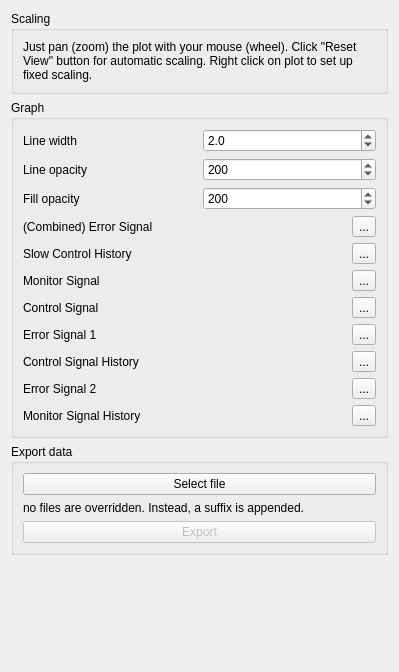
<?xml version="1.0" encoding="UTF-8"?>
<ui version="4.0">
 <class>Form</class>
 <widget class="QWidget" name="Form">
  <property name="geometry">
   <rect>
    <x>0</x>
    <y>0</y>
    <width>399</width>
    <height>672</height>
   </rect>
  </property>
  <property name="windowTitle">
   <string>Form</string>
  </property>
  <layout class="QVBoxLayout" name="verticalLayout">
   <item>
    <widget class="QGroupBox" name="scalingLayout">
     <property name="sizePolicy">
      <sizepolicy hsizetype="Preferred" vsizetype="Fixed">
       <horstretch>0</horstretch>
       <verstretch>0</verstretch>
      </sizepolicy>
     </property>
     <property name="title">
      <string>Scaling</string>
     </property>
     <layout class="QVBoxLayout" name="verticalLayout_14">
      <item>
       <widget class="QLabel" name="scalingLabel">
        <property name="text">
         <string>Just pan (zoom) the plot with your mouse (wheel). Click &quot;Reset View&quot; button for automatic scaling. Right click on plot to set up fixed scaling.</string>
        </property>
        <property name="wordWrap">
         <bool>true</bool>
        </property>
       </widget>
      </item>
     </layout>
    </widget>
   </item>
   <item>
    <widget class="QGroupBox" name="graphGroupBox">
     <property name="title">
      <string>Graph</string>
     </property>
     <layout class="QVBoxLayout" name="verticalLayout_2">
      <item>
       <layout class="QHBoxLayout" name="plotLineWidthLayout">
        <item>
         <widget class="QLabel" name="label">
          <property name="text">
           <string>Line width</string>
          </property>
         </widget>
        </item>
        <item>
         <widget class="CustomDoubleSpinBoxNoSign" name="plotLineWidthSpinBox">
          <property name="decimals">
           <number>1</number>
          </property>
          <property name="minimum">
           <double>0.100000000000000</double>
          </property>
          <property name="maximum">
           <double>10.000000000000000</double>
          </property>
          <property name="singleStep">
           <double>0.100000000000000</double>
          </property>
          <property name="value">
           <double>2.000000000000000</double>
          </property>
         </widget>
        </item>
       </layout>
      </item>
      <item>
       <layout class="QHBoxLayout" name="plotLineOpacityLayout">
        <item>
         <widget class="QLabel" name="label_2">
          <property name="text">
           <string>Line opacity</string>
          </property>
         </widget>
        </item>
        <item>
         <widget class="CustomSpinBox" name="plotLineOpacitySpinBox">
          <property name="maximum">
           <number>255</number>
          </property>
          <property name="value">
           <number>200</number>
          </property>
         </widget>
        </item>
       </layout>
      </item>
      <item>
       <layout class="QHBoxLayout" name="fillOpacityLayout">
        <item>
         <widget class="QLabel" name="label_5">
          <property name="text">
           <string>Fill opacity</string>
          </property>
         </widget>
        </item>
        <item>
         <widget class="CustomSpinBox" name="plotFillOpacitySpinBox">
          <property name="maximum">
           <number>255</number>
          </property>
          <property name="value">
           <number>200</number>
          </property>
         </widget>
        </item>
       </layout>
      </item>
      <item>
       <layout class="QHBoxLayout" name="displayColorLayout0">
        <item>
         <widget class="QLabel" name="colorLabel0">
          <property name="text">
           <string>(Combined) Error Signal</string>
          </property>
         </widget>
        </item>
        <item>
         <widget class="QLabel" name="displayColorLabel0">
          <property name="maximumSize">
           <size>
            <width>50</width>
            <height>16777215</height>
           </size>
          </property>
          <property name="text">
           <string/>
          </property>
         </widget>
        </item>
        <item>
         <widget class="QToolButton" name="editColorButton0">
          <property name="text">
           <string>...</string>
          </property>
          <property name="arrowType">
           <enum>Qt::NoArrow</enum>
          </property>
         </widget>
        </item>
       </layout>
      </item>
      <item>
       <layout class="QHBoxLayout" name="displayColorLayout1">
        <item>
         <widget class="QLabel" name="colorLabel1">
          <property name="text">
           <string>Slow Control History</string>
          </property>
         </widget>
        </item>
        <item>
         <widget class="QLabel" name="displayColorLabel1">
          <property name="maximumSize">
           <size>
            <width>50</width>
            <height>16777215</height>
           </size>
          </property>
          <property name="text">
           <string/>
          </property>
         </widget>
        </item>
        <item>
         <widget class="QToolButton" name="editColorButton1">
          <property name="text">
           <string>...</string>
          </property>
         </widget>
        </item>
       </layout>
      </item>
      <item>
       <layout class="QHBoxLayout" name="displayColorLayout2">
        <item>
         <widget class="QLabel" name="colorLabel2">
          <property name="text">
           <string>Monitor Signal</string>
          </property>
         </widget>
        </item>
        <item>
         <widget class="QLabel" name="displayColorLabel2">
          <property name="maximumSize">
           <size>
            <width>50</width>
            <height>16777215</height>
           </size>
          </property>
          <property name="text">
           <string/>
          </property>
         </widget>
        </item>
        <item>
         <widget class="QToolButton" name="editColorButton2">
          <property name="text">
           <string>...</string>
          </property>
         </widget>
        </item>
       </layout>
      </item>
      <item>
       <layout class="QHBoxLayout" name="displayColorLayout3">
        <item>
         <widget class="QLabel" name="colorLabel3">
          <property name="text">
           <string>Control Signal</string>
          </property>
         </widget>
        </item>
        <item>
         <widget class="QLabel" name="displayColorLabel3">
          <property name="maximumSize">
           <size>
            <width>50</width>
            <height>16777215</height>
           </size>
          </property>
          <property name="text">
           <string/>
          </property>
         </widget>
        </item>
        <item>
         <widget class="QToolButton" name="editColorButton3">
          <property name="text">
           <string>...</string>
          </property>
         </widget>
        </item>
       </layout>
      </item>
      <item>
       <layout class="QHBoxLayout" name="displayColorLayout7">
        <item>
         <widget class="QLabel" name="colorLabel7">
          <property name="text">
           <string>Error Signal 1</string>
          </property>
         </widget>
        </item>
        <item>
         <widget class="QLabel" name="displayColorLabel7">
          <property name="maximumSize">
           <size>
            <width>50</width>
            <height>16777215</height>
           </size>
          </property>
          <property name="text">
           <string/>
          </property>
         </widget>
        </item>
        <item>
         <widget class="QToolButton" name="editColorButton7">
          <property name="text">
           <string>...</string>
          </property>
         </widget>
        </item>
       </layout>
      </item>
      <item>
       <layout class="QHBoxLayout" name="displayColorLayout5">
        <item>
         <widget class="QLabel" name="colorLabel5">
          <property name="text">
           <string>Control Signal History</string>
          </property>
         </widget>
        </item>
        <item>
         <widget class="QLabel" name="displayColorLabel5">
          <property name="maximumSize">
           <size>
            <width>50</width>
            <height>16777215</height>
           </size>
          </property>
          <property name="text">
           <string/>
          </property>
         </widget>
        </item>
        <item>
         <widget class="QToolButton" name="editColorButton5">
          <property name="text">
           <string>...</string>
          </property>
         </widget>
        </item>
       </layout>
      </item>
      <item>
       <layout class="QHBoxLayout" name="displayColorLayout4">
        <item>
         <widget class="QLabel" name="colorLabel4">
          <property name="text">
           <string>Error Signal 2</string>
          </property>
         </widget>
        </item>
        <item>
         <widget class="QLabel" name="displayColorLabel4">
          <property name="maximumSize">
           <size>
            <width>50</width>
            <height>16777215</height>
           </size>
          </property>
          <property name="text">
           <string/>
          </property>
         </widget>
        </item>
        <item>
         <widget class="QToolButton" name="editColorButton4">
          <property name="text">
           <string>...</string>
          </property>
         </widget>
        </item>
       </layout>
      </item>
      <item>
       <layout class="QHBoxLayout" name="displayColorLayout6">
        <item>
         <widget class="QLabel" name="colorLabel6">
          <property name="text">
           <string>Monitor Signal History</string>
          </property>
         </widget>
        </item>
        <item>
         <widget class="QLabel" name="displayColorLabel6">
          <property name="maximumSize">
           <size>
            <width>50</width>
            <height>16777215</height>
           </size>
          </property>
          <property name="text">
           <string/>
          </property>
         </widget>
        </item>
        <item>
         <widget class="QToolButton" name="editColorButton6">
          <property name="text">
           <string>...</string>
          </property>
         </widget>
        </item>
       </layout>
      </item>
     </layout>
    </widget>
   </item>
   <item>
    <widget class="QGroupBox" name="groupBox_12">
     <property name="sizePolicy">
      <sizepolicy hsizetype="Preferred" vsizetype="Fixed">
       <horstretch>0</horstretch>
       <verstretch>0</verstretch>
      </sizepolicy>
     </property>
     <property name="title">
      <string>Export data</string>
     </property>
     <layout class="QVBoxLayout" name="verticalLayout_18">
      <item>
       <widget class="QPushButton" name="exportSelectFilePushButton">
        <property name="text">
         <string>Select file</string>
        </property>
       </widget>
      </item>
      <item>
       <widget class="QLabel" name="label_10">
        <property name="styleSheet">
         <string notr="true"/>
        </property>
        <property name="text">
         <string>no files are overridden. Instead, a suffix is appended.</string>
        </property>
        <property name="wordWrap">
         <bool>true</bool>
        </property>
       </widget>
      </item>
      <item>
       <widget class="QPushButton" name="exportDataPushButton">
        <property name="enabled">
         <bool>false</bool>
        </property>
        <property name="text">
         <string>Export</string>
        </property>
       </widget>
      </item>
     </layout>
    </widget>
   </item>
   <item>
    <spacer name="verticalSpacer">
     <property name="orientation">
      <enum>Qt::Vertical</enum>
     </property>
     <property name="sizeHint" stdset="0">
      <size>
       <width>20</width>
       <height>40</height>
      </size>
     </property>
    </spacer>
   </item>
  </layout>
 </widget>
 <customwidgets>
  <customwidget>
   <class>CustomSpinBox</class>
   <extends>QSpinBox</extends>
   <header location="global">spin_box.h</header>
  </customwidget>
  <customwidget>
   <class>CustomDoubleSpinBoxNoSign</class>
   <extends>QDoubleSpinBox</extends>
   <header location="global">spin_box.h</header>
  </customwidget>
 </customwidgets>
 <resources/>
 <connections/>
</ui>
